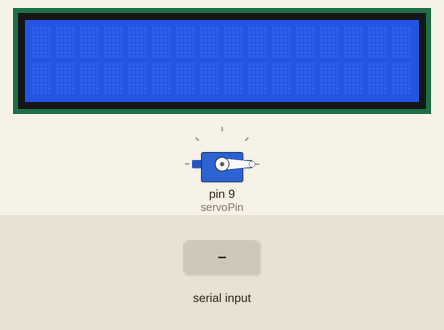
Simulated run of this sketch. Board: Arduino Uno, built with avr-gcc and run on an emulated ATmega328P. On the bench: servo, 16×2 character LCD. The test bench sets the inputs (shaded band). What the sketch prints to the serial monitor is not drawn.

Above: at 1.2 s.
1.3 s: "90,45\n" received over Serial
At 1.45 s:
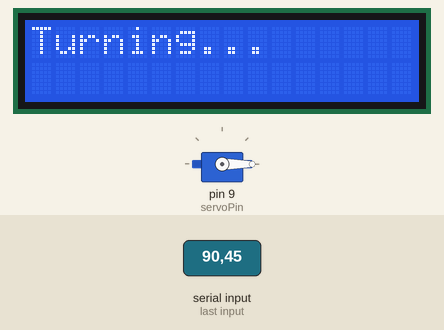
At 2.4 s:
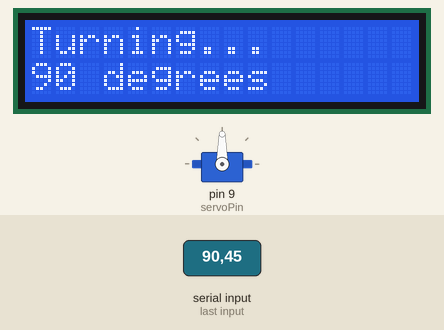
4.3 s: "30,150\n" received over Serial
At 8.9 s:
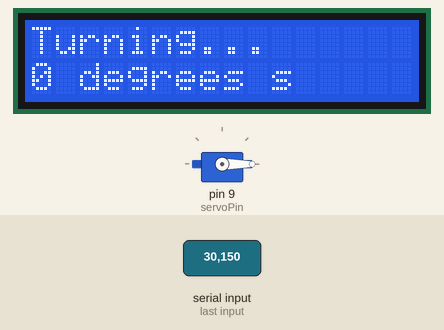
Timing chart, 0 to 10.4 s (numbered marks = the images above; inputs shaded):
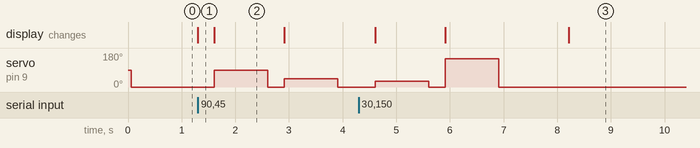

The sketch:

Servo.ino
```cpp
#include <Servo.h>
#include <LiquidCrystal.h>
int servoPin = 9;
int servoPos = 0;
int initialPos = 0;

LiquidCrystal lcd(12, 11, 7, 6, 5, 4);

String warning = "The number You enter should be less than or equal to 180";
  Servo myServo;
void setup()
{
  Serial.begin(9600);
  myServo.attach(servoPin);
  lcd.begin(16, 2);

}

void loop()
{
  myServo.write(initialPos);
  Serial.println(warning);
  while(Serial.available() == 0){

  }
  servoPos = Serial.parseInt();
  if(servoPos <=180){
    lcd.setCursor(0,0);
  lcd.print("Turning...");
  delay(300);
  lcd.setCursor(0,1);
    lcd.print(servoPos);
    lcd.print(" degrees ");
  myServo.write(servoPos);
  }
  else{
   lcd.setCursor(0,0);
  lcd.print("Turning...");
  delay(300);
  lcd.setCursor(0,1);
    lcd.print(servoPos%180);
    lcd.print(" degrees ");
  myServo.write(servoPos%180);
  }

  delay(1000);

}
```

Measured:
- after the input at 1.3 s, servo on pin 9 (servoPin): 0° → 90° after 0.31 s, → 0° 1.0 s later, → 45° 0.30 s later, → 0° 1.0 s later; the display: changes at once (image 1)
- after the input at 4.3 s, servo on pin 9 (servoPin): 0° → 30° after 0.31 s, → 0° 1.0 s later, → 150° 0.30 s later, → 0° 1.0 s later; the display: first changes after 0.31 s (image 3 shows a later state)
- what the display in image 2 shows lasts 1.3 s, from 1.6 s to 2.9 s
